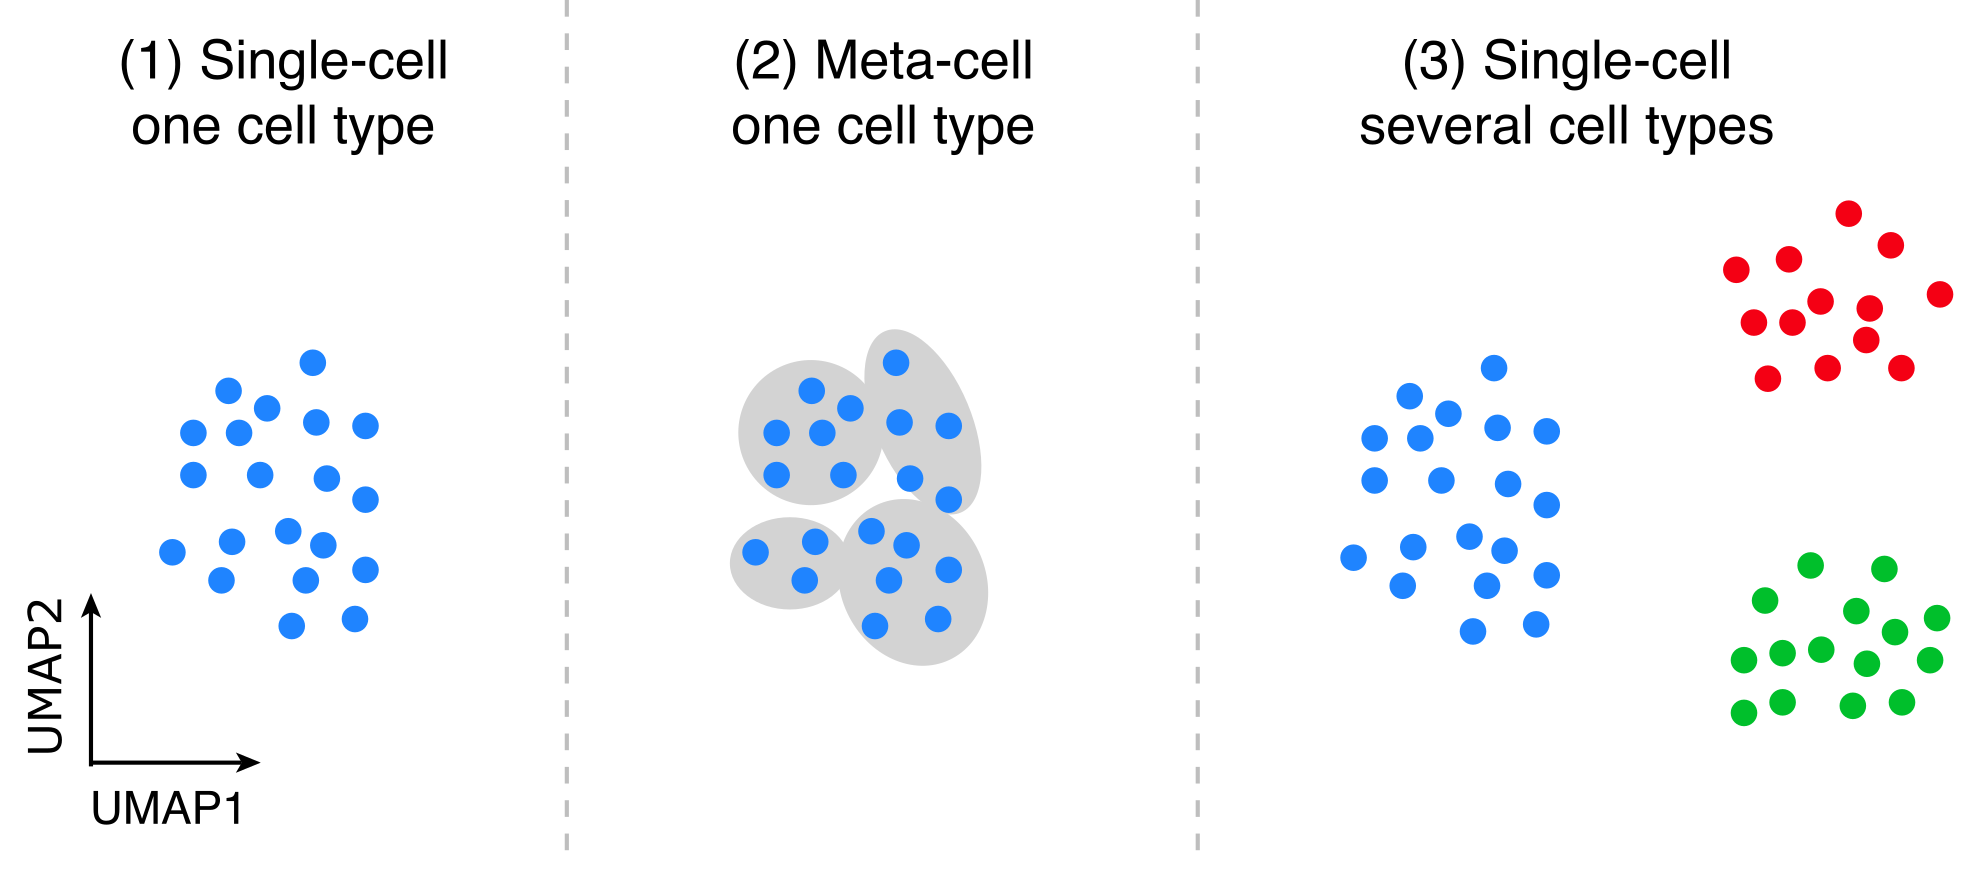

Python code for this plot:
"""Fig 3b — three strategies for computing the Kendall correlation: (1) single cells of one cell type,
(2) meta-cells of one cell type, (3) single cells of several cell types. A cartoon UMAP schematic drawn
as print-size SVG.

Geometry measured from page 7 of refs/sce2g-2026.pdf (points, page coordinates): every cell dot
(3.19 pt, cartoon RGB from tokens.json schematic.cartoon_dots) and the four grey meta-cell blobs are
digitised into figures/data/fig3b_geometry.json; 0.5 pt #BEBEBE 2/2-dashed separators at x = 336.0 and
411.7; two-line 6.5 pt headings centred over each strategy; a ~20 pt UMAP axis pair with the paper's
notched arrowheads (0.5 pt stems, 3.0 x 2.4 pt heads) and 5.5 pt "UMAP1"/"UMAP2" labels.

    python figures/fig3b_strategies.py      # -> figures/fig3b_strategies.{svg,pdf,png}
"""

from __future__ import annotations

import json
import sys
from pathlib import Path

sys.path.insert(0, str(Path(__file__).resolve().parent))
from svgkit import Canvas  # noqa: E402

ROOT = Path(__file__).resolve().parents[1]
TOK = json.loads((ROOT / "tokens.json").read_text())
GEO = json.loads((ROOT / "figures/data/fig3b_geometry.json").read_text())
DOT = dict(zip(("blue", "red", "green"), TOK["color"]["schematic"]["cartoon_dots"]))
BLOB, SEP = TOK["color"]["neutral"]["box_fill"], "#BEBEBE"
FS_HEAD, FS_AXIS = TOK["type"]["size_pt"]["axis_title"], TOK["type"]["size_pt"]["tick_label"]

c = Canvas(ox=268, oy=164, w=236, h=106)


def arrow(x0, y0, x1, y1, stem=0.5, head_len=2.985, head_w=2.44, notch=0.71):
    """Stem from (x0, y0) to a notched head whose tip is (x1, y1): the paper's arrow (svgkit.arrow_poly
    generalised to any direction; head width 0.82 x length, notch 0.24 x length as in R's arrow_grob_sce2g)."""
    dx, dy = x1 - x0, y1 - y0
    L = (dx * dx + dy * dy) ** 0.5
    ux, uy = dx / L, dy / L
    px, py = -uy, ux
    bx, by = x1 - head_len * ux, y1 - head_len * uy            # head base centre
    nx, ny = x1 - (head_len - notch) * ux, y1 - (head_len - notch) * uy
    head = [(x1, y1), (bx + head_w / 2 * px, by + head_w / 2 * py), (nx, ny), (bx - head_w / 2 * px, by - head_w / 2 * py)]
    return [c.line(x0, y0, nx, ny, c.ink, stem), c.poly(head, c.ink)]


# ---- headings and separators ----------------------------------------------------------------
for cx, lines in ((302, ("(1) Single-cell", "one cell type")), (374, ("(2) Meta-cell", "one cell type")),
                  (456, ("(3) Single-cell", "several cell types"))):
    c.add(c.text(cx, 173.42, lines, FS_HEAD, "middle"))
for x in (336.0, 411.71):
    c.add(c.line(x, 164.0, x, 267.6, SEP, 0.5, dash=f"{c.S(2):.3f} {c.S(2):.3f}"))

# ---- meta-cell blobs (behind the dots), then the cells --------------------------------------
for b in GEO["blobs"]:
    c.add(c.path([tuple(seg) for seg in b], stroke="none", sw=0, fill=BLOB))
for d in GEO["dots"]:
    c.add(c.circle(d["x"], d["y"], 3.19, DOT[d["c"]]))

# ---- UMAP axes: corner at (278.9, 256), arrows 20.5 pt, labels starting at the corner ----------
c.add(*arrow(278.9, 256.0, 278.9, 235.19))
c.add(*arrow(278.9, 255.55, 299.27, 255.55))
c.add(c.text(278.75, 262.89, "UMAP1", FS_AXIS))
c.add(f'<text font-family="{c.text(0, 0, "").split(chr(34))[1]}" font-size="{c.S(FS_AXIS):.3f}" '
      f'transform="rotate(-90 {c.X(275.33):.3f} {c.Y(254.84):.3f})" x="{c.X(275.33):.3f}" y="{c.Y(254.84):.3f}">UMAP2</text>')

out = c.save(ROOT / "figures/fig3b_strategies.svg")
print(out, f"({c.S(c.w):.1f} × {c.S(c.h):.1f} mm)")
